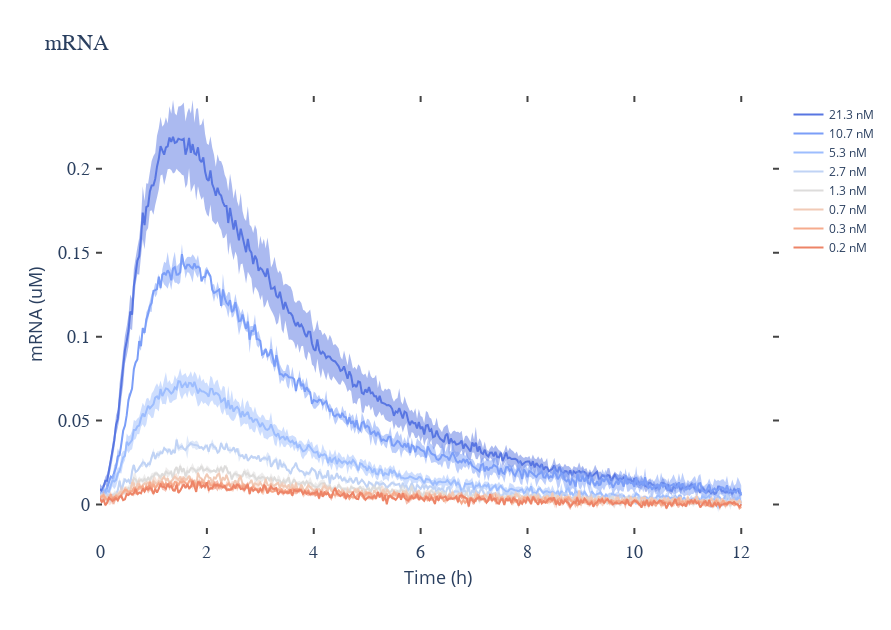

Here is the notebook cell this chart was saved with:
### Code cell
# Figure export

if not os.path.exists('images'):
    os.mkdir('images')

x=(np.arange(means2.shape[0])*2/60)
xrev=x[::-1]

current_palette=sns.color_palette("coolwarm", 9)
rgb=(np.array(current_palette)*255).astype(int)
rgbtuple=tuple([tuple(row) for row in rgb])

traces=[]
for i in range(means2.shape[1]):
    # Plot fill
    yupper=(means2[:,i]+stds2[:,i])
    ylower=(means2[:,i]-stds2[:,i])
    ylower=ylower[::-1]
    traces.append(go.Scatter(x=np.concatenate([x,xrev]),y=np.concatenate([yupper,ylower]),
                 fill='tozerox',
                 fillcolor='rgba'+str(rgbtuple[i])[:-1]+', 0.5)', # convert to rgba tuple
                 mode='none',
                 showlegend=False,
                 hoverinfo='none'
                 ))
    
    # Plot traces
    traces.append(go.Scatter(x=x,y=means2[:,i],
                 opacity=1,
                 marker={'symbol':0, 'size':8,'line':{'width':1},'color':'rgb'+str(rgbtuple[i])},
                 line={'width':2,'color':'rgb'+str(rgbtuple[i])},
                 mode='lines',
#                 text='Mean',
                 name="{:.1f}".format(c0[i])+' nM'))

    
layout=go.Layout(title='mRNA', 
                 titlefont={'family':'Arial','size':22},
                xaxis={'title':'Time (h)',
                       'titlefont':{'size':18},
                       'type':'linear',
                       'autorange':True,'range':[2,5], # Autorange overrides manual range
                       'ticks':'inside','zeroline':False,'ticklen':6,'tickwidth':2,
                       'tickfont':{'family':'Arial','size':18},
                      'showgrid':False,'showline':True,'mirror':'ticks','linewidth':2},
                yaxis={'title':'mRNA (uM)',
                       'titlefont':{'size':18},
                       'type':'linear',
                       'autorange':True,'range':[2,5], # Autorange overrides manual range
                       'ticks':'inside','zeroline':False,'ticklen':6,'tickwidth':2,
                       'tickfont':{'family':'Arial','size':18},
                      'showgrid':False,'showline':True,'mirror':'ticks','linewidth':2},
                autosize=False, width=891,height=630,
                margin=go.layout.Margin(l=100,r=100,b=100,t=100,pad=4), 
                showlegend=True,paper_bgcolor='rgba(0,0,0,0)',plot_bgcolor='rgba(0,0,0,0)')

figure=go.Figure(data=traces,layout=layout)
iplot(figure,filename='mRNA')
#pio.write_image(figure,'images/fig1.pdf')

### Figure 1 — Plotly figure (JSON) as saved in the notebook; plotly's stock layout.template omitted (floating-point values rounded to 4 significant figures; data arrays with more than 128 entries replaced by an {"elided": "..."} marker saying what was removed)
{"data": [{"fill": "tozerox", "fillcolor": "rgba(88, 118, 226, 0.5)", "hoverinfo": "none", "mode": "none", "showlegend": false, "type": "scatter", "x": {"elided": "722 float values"}, "y": {"elided": "722 float values"}}, {"line": {"color": "rgb(88, 118, 226)", "width": 2}, "marker": {"color": "rgb(88, 118, 226)", "line": {"width": 1}, "size": 8, "symbol": 0}, "mode": "lines", "name": "21.3 nM", "opacity": 1, "type": "scatter", "x": {"elided": "361 float values"}, "y": {"elided": "361 float values"}}, {"fill": "tozerox", "fillcolor": "rgba(123, 158, 248, 0.5)", "hoverinfo": "none", "mode": "none", "showlegend": false, "type": "scatter", "x": {"elided": "722 float values"}, "y": {"elided": "722 float values"}}, {"line": {"color": "rgb(123, 158, 248)", "width": 2}, "marker": {"color": "rgb(123, 158, 248)", "line": {"width": 1}, "size": 8, "symbol": 0}, "mode": "lines", "name": "10.7 nM", "opacity": 1, "type": "scatter", "x": {"elided": "361 float values"}, "y": {"elided": "361 float values"}}, {"fill": "tozerox", "fillcolor": "rgba(157, 189, 254, 0.5)", "hoverinfo": "none", "mode": "none", "showlegend": false, "type": "scatter", "x": {"elided": "722 float values"}, "y": {"elided": "722 float values"}}, {"line": {"color": "rgb(157, 189, 254)", "width": 2}, "marker": {"color": "rgb(157, 189, 254)", "line": {"width": 1}, "size": 8, "symbol": 0}, "mode": "lines", "name": "5.3 nM", "opacity": 1, "type": "scatter", "x": {"elided": "361 float values"}, "y": {"elided": "361 float values"}}, {"fill": "tozerox", "fillcolor": "rgba(192, 211, 245, 0.5)", "hoverinfo": "none", "mode": "none", "showlegend": false, "type": "scatter", "x": {"elided": "722 float values"}, "y": {"elided": "722 float values"}}, {"line": {"color": "rgb(192, 211, 245)", "width": 2}, "marker": {"color": "rgb(192, 211, 245)", "line": {"width": 1}, "size": 8, "symbol": 0}, "mode": "lines", "name": "2.7 nM", "opacity": 1, "type": "scatter", "x": {"elided": "361 float values"}, "y": {"elided": "361 float values"}}, {"fill": "tozerox", "fillcolor": "rgba(221, 220, 219, 0.5)", "hoverinfo": "none", "mode": "none", "showlegend": false, "type": "scatter", "x": {"elided": "722 float values"}, "y": {"elided": "722 float values"}}, {"line": {"color": "rgb(221, 220, 219)", "width": 2}, "marker": {"color": "rgb(221, 220, 219)", "line": {"width": 1}, "size": 8, "symbol": 0}, "mode": "lines", "name": "1.3 nM", "opacity": 1, "type": "scatter", "x": {"elided": "361 float values"}, "y": {"elided": "361 float values"}}, {"fill": "tozerox", "fillcolor": "rgba(241, 202, 182, 0.5)", "hoverinfo": "none", "mode": "none", "showlegend": false, "type": "scatter", "x": {"elided": "722 float values"}, "y": {"elided": "722 float values"}}, {"line": {"color": "rgb(241, 202, 182)", "width": 2}, "marker": {"color": "rgb(241, 202, 182)", "line": {"width": 1}, "size": 8, "symbol": 0}, "mode": "lines", "name": "0.7 nM", "opacity": 1, "type": "scatter", "x": {"elided": "361 float values"}, "y": {"elided": "361 float values"}}, {"fill": "tozerox", "fillcolor": "rgba(246, 171, 141, 0.5)", "hoverinfo": "none", "mode": "none", "showlegend": false, "type": "scatter", "x": {"elided": "722 float values"}, "y": {"elided": "722 float values"}}, {"line": {"color": "rgb(246, 171, 141)", "width": 2}, "marker": {"color": "rgb(246, 171, 141)", "line": {"width": 1}, "size": 8, "symbol": 0}, "mode": "lines", "name": "0.3 nM", "opacity": 1, "type": "scatter", "x": {"elided": "361 float values"}, "y": {"elided": "361 float values"}}, {"fill": "tozerox", "fillcolor": "rgba(237, 132, 103, 0.5)", "hoverinfo": "none", "mode": "none", "showlegend": false, "type": "scatter", "x": {"elided": "722 float values"}, "y": {"elided": "722 float values"}}, {"line": {"color": "rgb(237, 132, 103)", "width": 2}, "marker": {"color": "rgb(237, 132, 103)", "line": {"width": 1}, "size": 8, "symbol": 0}, "mode": "lines", "name": "0.2 nM", "opacity": 1, "type": "scatter", "x": {"elided": "361 float values"}, "y": {"elided": "361 float values"}}], "layout": {"autosize": false, "height": 630, "margin": {"b": 100, "l": 100, "pad": 4, "r": 100, "t": 100}, "paper_bgcolor": "rgba(0, 0, 0, 0)", "plot_bgcolor": "rgba(0, 0, 0, 0)", "showlegend": true, "title": {"font": {"family": "Arial", "size": 22}, "text": "mRNA"}, "width": 891, "xaxis": {"autorange": true, "linewidth": 2, "mirror": "ticks", "range": [0, 12.63], "showgrid": false, "showline": true, "tickfont": {"family": "Arial", "size": 18}, "ticklen": 6, "ticks": "inside", "tickwidth": 2, "title": {"font": {"size": 18}, "text": "Time (h)"}, "type": "linear", "zeroline": false}, "yaxis": {"autorange": true, "linewidth": 2, "mirror": "ticks", "range": [-0.01525, 0.241], "showgrid": false, "showline": true, "tickfont": {"family": "Arial", "size": 18}, "ticklen": 6, "ticks": "inside", "tickwidth": 2, "title": {"font": {"size": 18}, "text": "mRNA (uM)"}, "type": "linear", "zeroline": false}}}
